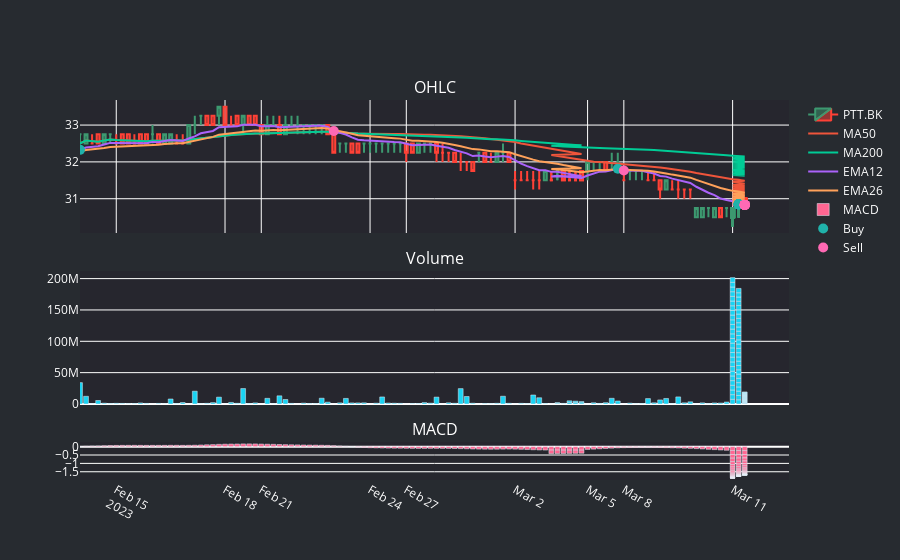

Here is the notebook cell this chart was saved with:
### Code cell
stock = ML_stock()
stock.plot('PTT.BK', "Hour")

### Figure 1 — Plotly figure (JSON) as saved in the notebook; plotly's stock layout.template omitted (floating-point values rounded to 4 significant figures; data arrays with more than 128 entries replaced by an {"elided": "..."} marker saying what was removed)
{"data": [{"close": {"elided": "196 float values"}, "high": {"elided": "196 float values"}, "low": {"elided": "196 float values"}, "name": "PTT.BK", "open": {"elided": "196 float values"}, "type": "candlestick", "x": {"elided": "196 str values"}, "xaxis": "x", "yaxis": "y"}, {"name": "MA50", "type": "scatter", "x": {"elided": "196 str values"}, "xaxis": "x", "y": {"elided": "196 float values"}, "yaxis": "y"}, {"name": "MA200", "type": "scatter", "x": {"elided": "196 str values"}, "xaxis": "x", "y": {"elided": "196 float values"}, "yaxis": "y"}, {"name": "EMA12", "type": "scatter", "x": {"elided": "196 str values"}, "xaxis": "x", "y": {"elided": "196 float values"}, "yaxis": "y"}, {"name": "EMA26", "type": "scatter", "x": {"elided": "196 str values"}, "xaxis": "x", "y": {"elided": "196 float values"}, "yaxis": "y"}, {"showlegend": false, "type": "bar", "x": {"elided": "196 str values"}, "xaxis": "x2", "y": {"elided": "196 int values"}, "yaxis": "y2"}, {"name": "MACD", "type": "bar", "x": {"elided": "196 str values"}, "xaxis": "x3", "y": {"elided": "196 float values"}, "yaxis": "y3"}, {"marker": {"color": "LightSeaGreen", "size": 10}, "mode": "markers", "name": "Buy", "type": "scatter", "x": ["2023-02-14 10:00:00", "2023-03-07 16:00:00", "2023-03-13 11:00:00", "2023-03-13 11:00:00", "2023-03-13 11:00:00", "2023-03-13 11:00:00", "2023-03-13 11:00:00", "2023-03-13 11:00:00", "2023-03-13 11:00:00", "2023-03-13 11:00:00", "2023-03-13 11:00:00", "2023-03-13 11:00:00"], "y": [32.33, 31.81, 30.85, 30.85, 30.85, 30.85, 30.85, 30.85, 30.85, 30.85, 30.85, 30.85]}, {"marker": {"color": "hotpink", "size": 10}, "mode": "markers", "name": "Sell", "type": "scatter", "x": ["2023-02-23 10:00:00", "2023-03-08 10:00:00", "2023-03-13 12:00:00", "2023-03-13 12:00:00", "2023-03-13 12:00:00", "2023-03-13 12:00:00", "2023-03-13 12:00:00", "2023-03-13 12:00:00", "2023-03-13 12:00:00", "2023-03-13 12:00:00", "2023-03-13 12:00:00", "2023-03-13 12:00:00"], "y": [32.84, 31.76, 30.83, 30.83, 30.83, 30.83, 30.83, 30.83, 30.83, 30.83, 30.83, 30.83]}], "layout": {"annotations": [{"font": {"size": 16}, "showarrow": false, "text": "OHLC", "x": 0.5, "xanchor": "center", "xref": "paper", "y": 1.0, "yanchor": "bottom", "yref": "paper"}, {"font": {"size": 16}, "showarrow": false, "text": "Volume", "x": 0.5, "xanchor": "center", "xref": "paper", "y": 0.55, "yanchor": "bottom", "yref": "paper"}, {"font": {"size": 16}, "showarrow": false, "text": "MACD", "x": 0.5, "xanchor": "center", "xref": "paper", "y": 0.1, "yanchor": "bottom", "yref": "paper"}], "font": {"color": "white"}, "hovermode": "x", "paper_bgcolor": "#272B30", "plot_bgcolor": "#26262e", "xaxis": {"anchor": "y", "domain": [0, 1], "matches": "x3", "rangebreaks": [{"dvalue": 3600000, "values": {"elided": "557 str values"}}], "rangemode": "nonnegative", "rangeslider": {"visible": false}, "showticklabels": false}, "xaxis2": {"anchor": "y2", "domain": [0, 1], "matches": "x3", "rangebreaks": [{"dvalue": 3600000, "values": {"elided": "557 str values"}}], "rangemode": "nonnegative", "showticklabels": false}, "xaxis3": {"anchor": "y3", "domain": [0, 1], "rangebreaks": [{"dvalue": 3600000, "values": {"elided": "557 str values"}}], "rangemode": "nonnegative"}, "yaxis": {"anchor": "x", "domain": [0.65, 1], "fixedrange": false}, "yaxis2": {"anchor": "x2", "domain": [0.2, 0.55], "fixedrange": false}, "yaxis3": {"anchor": "x3", "domain": [0, 0.1], "fixedrange": false}}}
